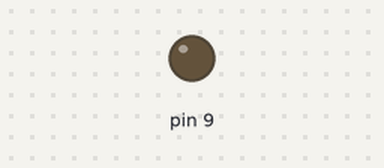
Recording of a sketch running on a simulated Arduino Uno, built with avr-gcc and run on an emulated ATmega328P. Shown: output pins drawn as LEDs (lit = HIGH). What the sketch prints to the serial monitor is not drawn.

Above: at 0.01 s.
Timing chart, 0 to 1.8 s (numbered marks = the images above):
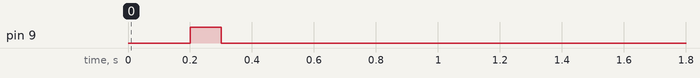

The sketch:

Terminal.ino
```cpp
#include <SoftwareSerial.h>
/*
per leggere l'ora dalla rete
AT+CCLK?

La prima volta:
at+clts=1
at&W

*/

SoftwareSerial modem(6, 7); //RX, TX

void setup() {
  Serial.begin(9600);
  modem.begin(9600);
  delay(100);
  pinMode(9, OUTPUT);

  digitalWrite(9, LOW);
  delay(100);
  digitalWrite(9, HIGH);
  delay(100);
  digitalWrite(9, LOW);
  delay(100);

  Serial.println("SIM800: ");

}

void loop() {
  if (modem.available()) {
     char c = modem.read();
     Serial.write(c);
  }
  if (Serial.available()) {
     char c = Serial.read();
     modem.write(c);
  }
}
```
